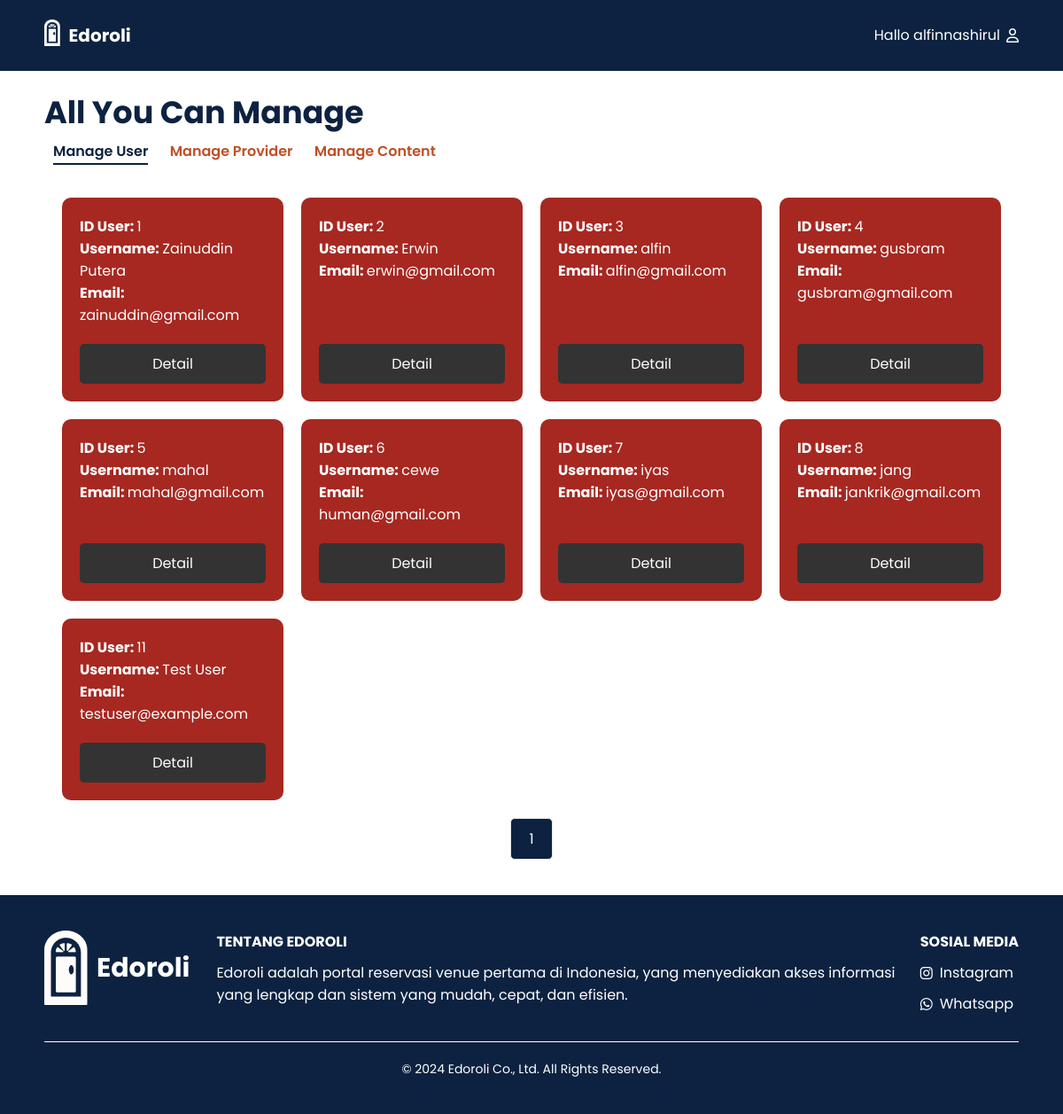
The app's page /Edorolli/Admin/user_manage.php?page=1 (signed in) with its own data.
### tables this page shows
CREATE TABLE `user` (
  `id` int(10) NOT NULL,
  `gmail` varchar(30) DEFAULT NULL,
  `name` varchar(255) DEFAULT NULL,
  `password` varchar(255) DEFAULT NULL,
  `gender` enum('Laki-laki','Perempuan') DEFAULT NULL,
  `nomorhp` bigint(18) DEFAULT NULL,
  `alamat` varchar(255) DEFAULT NULL
);

### Edorolli/Admin/user_manage.php (the view, shortened to what this page needs)
<?php
$conn = connectDatabase();
$users_per_page = 16;
$page = isset($_GET['page']) ? (int)$_GET['page'] : 1;
$offset = ($page - 1) * $users_per_page;
$sql = "SELECT id, gmail, name FROM user LIMIT $users_per_page OFFSET $offset";
$result = $conn->query($sql);
?>
<!DOCTYPE html>
<html lang="en">
<head>
    <link rel="stylesheet" href="https://cdnjs.cloudflare.com/ajax/libs/font-awesome/6.0.0-beta3/css/all.min.css" />
    <link rel="stylesheet" href="../css/user_manage.css" />
    <link rel="stylesheet" href="../css/footer.css" />
</head>
<body>
<header>
    <div class="wrapper">
        <div class="logo-nama">
            <div class="logo"><img src="../image/logo.png" alt="Logo"></div>
            <div class="nama_website"><a href="#">Edoroli</a></div>
        </div>
        <div class="menu"><a href="user_manage.php?page=1">Hallo <?php echo $_SESSION['username']; ?><i class="far fa-user"></i></a></div>
    </div>
</header>
<nav class="main-title">
<h1>All You Can Manage</h1>
    <div class="nav-links">
        <a href="user_manage.php?page=1" class="nav-item active" id="user">Manage User</a>
        <a href="prov_manage.php?page=1" class="nav-item" id="provider">Manage Provider</a>
        <a href="content_venue.php" class="nav-item" id="content">Manage Content</a>
    </div>
</nav>
<main>
    <div class="user-grid">
        <?php
        if ($result->num_rows > 0) {
            while ($row = $result->fetch_assoc()) {
                echo '<div class="user-card">';
                echo '<div class="user-card-content">';
                echo '<p><strong>ID User: </strong>' . $row["id"] . '</p>';
                echo '<p><strong>Username: </strong>' . $row["name"] . '</p>';
                echo '<p><strong>Email: </strong>' . $row["gmail"] . '</p>';
                echo '</div>';
                echo '<a href="user_detail.php?id=' . $row["id"] . '" class="detail-btn">Detail</a>';
                echo '</div>';
            }
        } else {
            echo "No users found.";
        }
        ?>
    </div>
    <div class="pagination">
        <span class="page-number"><?php echo $page; ?></span>
    </div>
</main>
<?php require_once '../php/footer.php'; ?>
</body>
</html>

### Edorolli/css/user_manage.css (style rules this page uses)
* { text-decoration: none; margin: 0px; padding: 0px; }
body { font-family: "Poppins", sans-serif; margin: 0; padding: 0; background-color: white; }
.wrapper { width: 1100px; margin: auto; align-items: center; }
.nama_website a { font-size: 20px; font-weight: bold; float: left; font-family: "Poppins"; color: #fff; }
.logo img { padding: 22px 10px 0px 0px; vertical-align: center; float: left; max-width: 50px; max-height: 30px; }
.menu { float: right; display: flex; align-items: center; margin-left: auto; }
.menu a { color: #fff; display: flex; align-items: center; }
.menu a i { margin-left: 7px; }
header { width: 100%; margin: auto; display: flex; line-height: 80px; position: sticky; top: 0px; background-color: #0c2240; z-index: 10; justify-content: space-between; align-items: center; }
.main-title { max-width: 1100px; margin: 20px auto; display: flex; flex-direction: column; }
.main-title h1 { font-size: 35px; color: #0c2240; margin-bottom: 5px; }
.main-title a { margin: 0 10px; color: #bf4f26; text-decoration: none; font-size: 18px solid; position: relative; font-weight: 600; }
.nav-item.active { color: #0c2240; }
.nav-item.active::after { content: ""; position: absolute; width: 100%; height: 2px; background-color: #0c2240; left: 0; bottom: -4px; }
main { max-width: 1100px; margin: auto; padding: 20px; box-sizing: border-box; }
.user-grid { display: grid; grid-template-columns: repeat(4, 1fr); gap: 20px; margin: 0 auto; }
.user-card { background-color: #a62821; color: white; padding: 20px; border-radius: 10px; display: flex; flex-direction: column; justify-content: space-between; }
.user-card-content { margin-bottom: 20px; }
.detail-btn { background-color: #333; color: #fff; border: none; padding: 10px 20px; border-radius: 5px; cursor: pointer; text-align: center; }
.pagination { display: flex; justify-content: center; align-items: center; margin-top: 20px; margin-bottom: 20px; }
.page-number { display: inline-block; padding: 10px 20px; margin: 0 5px; border: 1px solid #e4e4e4; border-radius: 5px; background-color: #0c2240; color: white; }

### records on screen
user: id "1", name "Zainuddin Putera", gmail "zainuddin@gmail.com"
user: id "2", name "Erwin", gmail "erwin@gmail.com"
user: id "3", name "alfin", gmail "alfin@gmail.com"
user: id "4", name "gusbram", gmail "gusbram@gmail.com"
user: id "5", name "mahal", gmail "mahal@gmail.com"
user: id "6", name "cewe", gmail "human@gmail.com"
user: id "7", name "iyas", gmail "iyas@gmail.com"
user: id "8", name "jang", gmail "jankrik@gmail.com"
user: id "11", name "Test User", gmail "testuser@example.com"

### other values on screen
$_SESSION['username'] "alfinnashirul"
$page "1"
